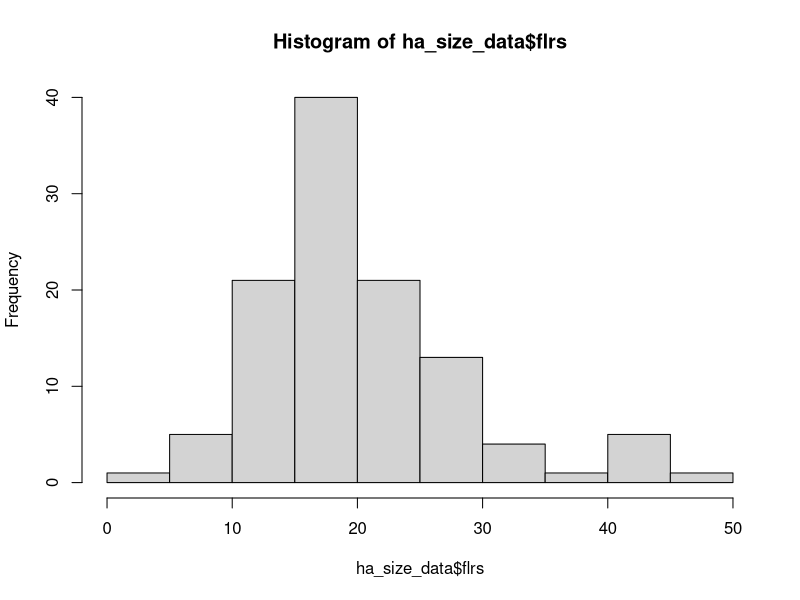
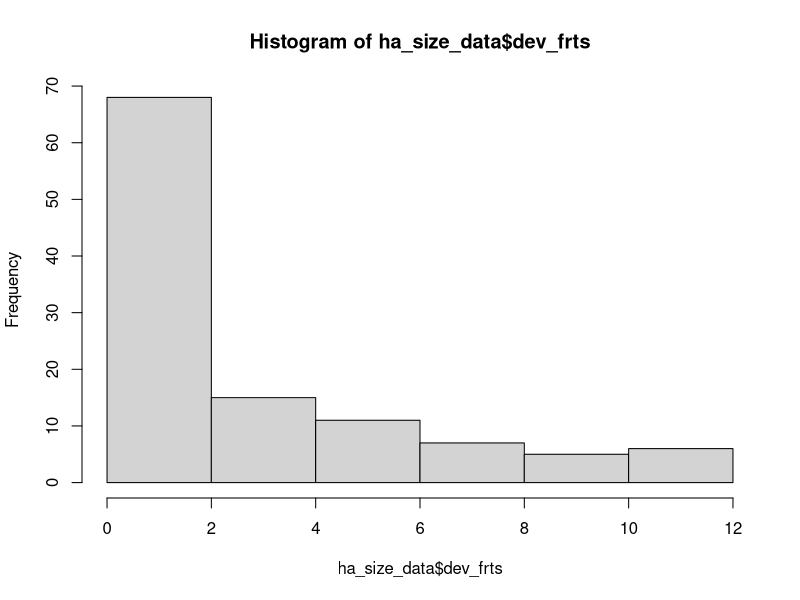
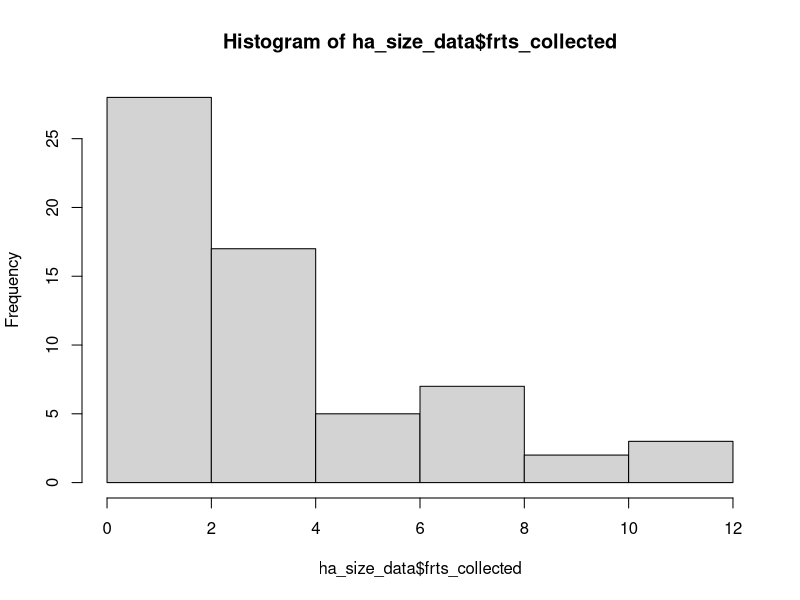
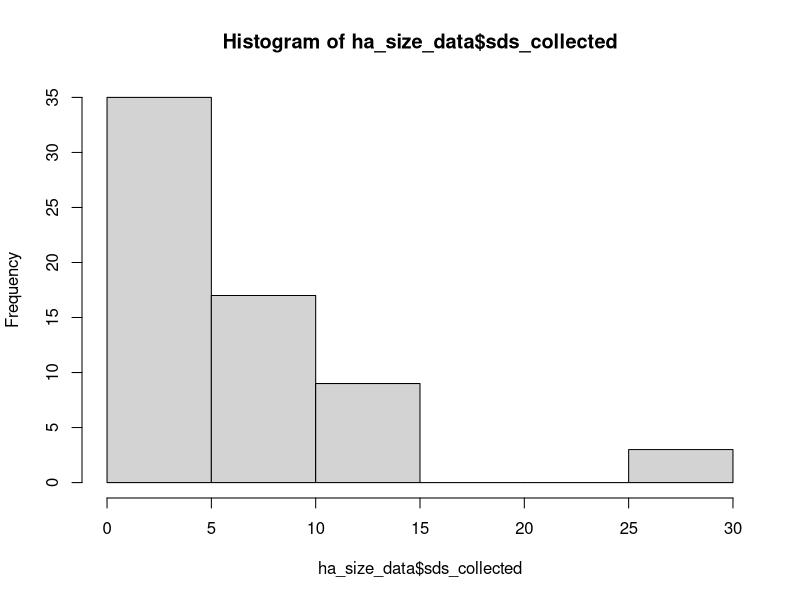
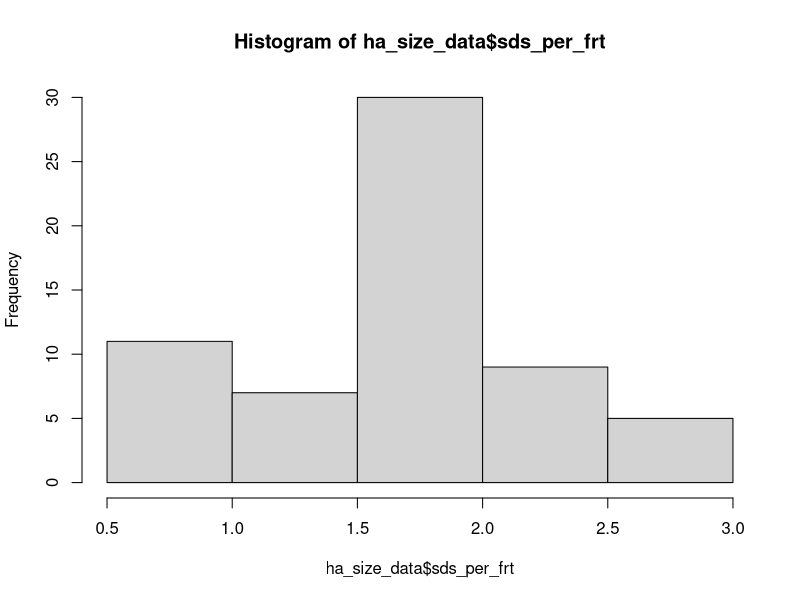

Reproduce these figures in R, in order. (Note: this script raises an error after producing the figures.)
# Data from 1998 pilot study on potential costs of reproduction in Heliconia
# acuminata. Conducted at the BDFFPs Camp 41.

# load packages -----------------------------------------------------------

library(tidyverse)
library(readxl)




# load individual datafiles -----------------------------------------------

# Plant Size at T0
ha_size_aug98 <- read_xls("./data_raw/LEAF_AREAS_AUG_1998.xls", skip = 1) %>%
  rename(
    "plant_id" = "PLANT #",
    "shoots" = "SHOOTS",
    "lf_length" = "LF LGTH",
    "prop_missing" = "% MISSING"
  ) %>%
  fill(shoots, .direction = "down") %>% # fill in shoot no. for each plant
  select(
    -"...8",
    -"LF AREA",
    -"AREA MISS",
    -"TOTAL AREA"
  ) # we are going to delete the values of
# some variables which were calculated with
# formulas in excel and recalculate them here

# Correct the data type for plant id no
ha_size_aug98$plant_id <- as.factor(ha_size_aug98$plant_id)
# Plant heights
AREAS <- read_xls("./data_raw/AREAS.xls")
ht_aug98 <- AREAS %>%
  select(
    `PLANT ID#`,
    `HEIGHT-AUG 98`,
    treatment
  ) %>%
  rename(
    "plant_id" = `PLANT ID#`,
    "ht" = `HEIGHT-AUG 98`,
    "trt" = "treatment"
  )

ht_aug98$plant_id <- as.factor(ht_aug98$plant_id)
ht_aug98$trt <- as.factor(ht_aug98$trt)


# calculate area of leaves ------------------------------------------------

# change NA in prop_missing to zeros
ha_size_aug98 <- ha_size_aug98 %>%
  replace_na(list(prop_missing = 0))

# Using this regression equation
# sqrt(lf_area)=1.721+0.35*lf_length
# calculate the area of a leaf based on its length

ha_size_aug98 <- ha_size_aug98 %>%
  mutate(lf_area = ((1.721 + 0.35 * lf_length)^2))

# calculate the amount of leaf area missing
ha_size_aug98 <- ha_size_aug98 %>%
  mutate(lf_area_missing = (lf_area * prop_missing))

# calculate the corrected area of each leaf
ha_size_aug98 <- ha_size_aug98 %>%
  mutate(lf_area_corrected = (lf_area - lf_area_missing))


# calculate total plant leaf area -----------------------------------------

# summarize the total leaf area of a plant
ha_size_aug98 <- ha_size_aug98 %>%
  group_by(plant_id) %>%
  mutate(total_la = round(sum(lf_area_corrected), digits = 1)) %>%
  mutate(lvs = n()) %>%
  slice(1) %>%
  select(plant_id, shoots, total_la, lvs)

# The number of shoots for plant 79 is a typo, should be 5
ha_size_aug98$shoots <- ifelse(ha_size_aug98$plant_id == "79", 5,
  ha_size_aug98$shoots
)









# add height data to LA data ----------------------------------------------
ha_size_aug98 <- left_join(ha_size_aug98, ht_aug98) %>%
  relocate(trt, ht, shoots, lvs, .after = plant_id)
#
rm(ht_aug98)

ha_size_aug98$yr <- as.factor("1998")
ha_size_aug98$mo <- as.factor("08")

ha_size_aug98 <- ha_size_aug98 %>%
  select(
    plant_id,
    trt,
    lvs,
    shoots,
    total_la,
    ht,
    yr,
    mo
  )

summary(ha_size_aug98)


# Jan 1998 data -----------------------------------------------------------
colnames(AREAS)
ha_size_jan98 <- AREAS %>%
  select(
    "plant_id" = `PLANT ID#`,
    "trt" = treatment,
    "flrs" = "# OF FLRS 98",
    "frts_collected" = "FRUITS COLLECTED 98",
    "dev_frts" = "# OF DEV FRTS 98",
    "sds_collected" = "#seeds collected 1998",
    "total_la" = "AREA-JAN 98",
    "shoots" = "SHOOTS JAN 98",
    "ht" = "HEIGHT-JAN 98"
  )

ha_size_jan98$plant_id <- as.factor(ha_size_jan98$plant_id)
ha_size_jan98$trt <- as.factor(ha_size_jan98$trt)

ha_size_jan98$yr <- as.factor("1998")
ha_size_jan98$mo <- as.factor("01")

names(ha_size_aug98)
names(ha_size_jan98)
ha_size_data <-
  bind_rows(ha_size_jan98, ha_size_aug98) %>%
  # Change the treatment ID from numbers to useful codes
  mutate(trt = case_when(
    trt == "1" ~ "fert_pollen",
    trt == "2" ~ "pollen",
    trt == "3" ~ "fert",
    trt == "4" ~ "control",
    TRUE ~ as.character(trt)
  )) %>%
  arrange(yr, mo, dev_frts, frts_collected, sds_collected) %>%
  mutate(trt = as.factor(trt)) %>%
  mutate(sds_per_frt = sds_collected / frts_collected) %>%
  relocate(dev_frts, .before = "frts_collected") %>%
  relocate(c(shoots, ht, total_la), .after = "trt") %>%
  relocate(sds_per_frt, .after = "sds_collected") %>%
  relocate(lvs, .before = "total_la")


rm(AREAS,
   ha_size_aug98,
   ha_size_jan98
   )

# names(ha_size_data)


# add the ranges of values for each repro variable ------------------------

# 
# 
# ranges <- ha_size_data %>%
#   filter(mo == "01") %>%
#   summarize(
#     flrs = range(flrs, na.rm = TRUE),
#     frts_dev = range(dev_frts, na.rm = TRUE),
#     frts_collect = range(frts_collected, na.rm = TRUE),
#     sds_collected = range(sds_collected, na.rm = TRUE)
#   ) %>%
#   mutate(range = c("low", "high"), .before = 1) %>%
#   pivot_longer(
#     cols = "flrs":"sds_collected",
#     values_to = "value",
#     names_to = "stage"
#   ) %>%
#   pivot_wider(
#     id_cols = "stage",
#     names_from = "range"
#   ) %>%
#   mutate(range = paste(low, high, sep = "-")) %>%
#   select(-low, -high)


# summarize mean, sd, range of each repro variable  -----------------------


plant_repro_summary <- ha_size_data %>%
  group_by(plant_id) %>%
  filter(mo == "01") %>%
  select(flrs, dev_frts, frts_collected, sds_collected, sds_per_frt) %>%
  ungroup() %>%
  summarise(across("flrs":"sds_per_frt",
    list(
      mean = mean,
      sd = sd,
      low = min,
      high = max
    ),
    na.rm = TRUE,
    .names = "{fn}_{col}"
  )) %>%
  pivot_longer(
    cols = starts_with("mean_"),
    names_to = "stage",
    names_prefix = "mean_",
    values_to = "mean",
    values_drop_na = FALSE
  ) %>%
  pivot_longer(
    cols = starts_with("sd_"),
    names_to = "stagesd",
    names_prefix = "sd_",
    values_to = "sd",
    values_drop_na = FALSE
  ) %>%
  unite("range_flrs", low_flrs, high_flrs, sep = "-") %>%
  unite("range_dev_frts", low_dev_frts, high_dev_frts, sep = "-") %>%
  unite("range_frts_collected", low_frts_collected, high_frts_collected, sep = "-") %>%
  unite("range_sds_collected", low_sds_collected, high_sds_collected, sep = "-") %>%
  unite("range_sds_per_frt", low_sds_per_frt, high_sds_per_frt, sep = "-") %>%
  pivot_longer(
    cols = starts_with("range_"),
    names_to = "stagerange",
    names_prefix = "range_",
    values_to = "range",
    values_drop_na = FALSE
  ) %>%
  filter((stage == stagesd) == TRUE) %>%
  filter((stage == stagerange) == TRUE) %>%
  select(stage, mean, sd, range)

plant_repro_summary


# add sample size for each reprod variable --------------------------------




n_plants_flrs <- ha_size_data %>%
  filter(mo == "01") %>%
  filter(!is.na(flrs)) %>%
  summarize(n = n_distinct(plant_id))
n_plants_flrs <- n_plants_flrs %>%
  mutate(stage = "flrs")

n_plants_frts_dev <- ha_size_data %>%
  filter(mo == "01") %>%
  filter(!is.na(dev_frts)) %>%
  summarize(n = n_distinct(plant_id))
n_plants_frts_dev <- n_plants_frts_dev %>%
  mutate(stage = "dev_frts")

n_plants_frts_coll <- ha_size_data %>%
  filter(mo == "01") %>%
  filter(!is.na(frts_collected)) %>%
  summarize(n = n_distinct(plant_id))
n_plants_frts_coll <- n_plants_frts_coll %>%
  mutate(stage = "frts_collected")

n_plants_sds <- ha_size_data %>%
  filter(mo == "01") %>%
  filter(!is.na(sds_collected)) %>%
  summarize(n = n_distinct(plant_id))
n_plants_sds <- n_plants_sds %>%
  mutate(stage = "sds_collected")


n_plants_sds_per_frt <- ha_size_data %>%
  filter(mo == "01") %>%
  filter(!is.na(sds_per_frt)) %>%
  summarize(n = n_distinct(plant_id))
n_plants_sds_per_frt <- n_plants_sds_per_frt %>%
  mutate(stage = "sds_per_frt")

n_plants_stages <- bind_rows(
  n_plants_flrs,
  n_plants_frts_dev,
  n_plants_frts_coll,
  n_plants_sds,
  n_plants_sds_per_frt
)


plant_repro_summary <- plant_repro_summary %>%
  left_join(n_plants_stages)
plant_repro_summary


rm(n_plants_flrs,
   n_plants_frts_dev,
   n_plants_frts_coll,
   n_plants_sds,
   n_plants_sds_per_frt,
   n_plants_stages
)


# histograms of each repro variable ---------------------------------------


hist(ha_size_data$flrs)
hist(ha_size_data$dev_frts)
hist(ha_size_data$frts_collected)
hist(ha_size_data$sds_collected)
hist(ha_size_data$sds_per_frt)

# save as a CSV file ------------------------------------------------------
write_csv(ha_size_data, "./data_clean/ha_size_data_1998_cor.csv")
write_csv(plant_repro_summary, "./data_clean/plant_repro_summary.csv")

# TODO: need to do the following

# 108 missing in Jan
# what is difference btween seeds collected and sds?
# need to change the jan data to the import leaf-level data and add it up,
# i.e., enter the original data from notebooks
